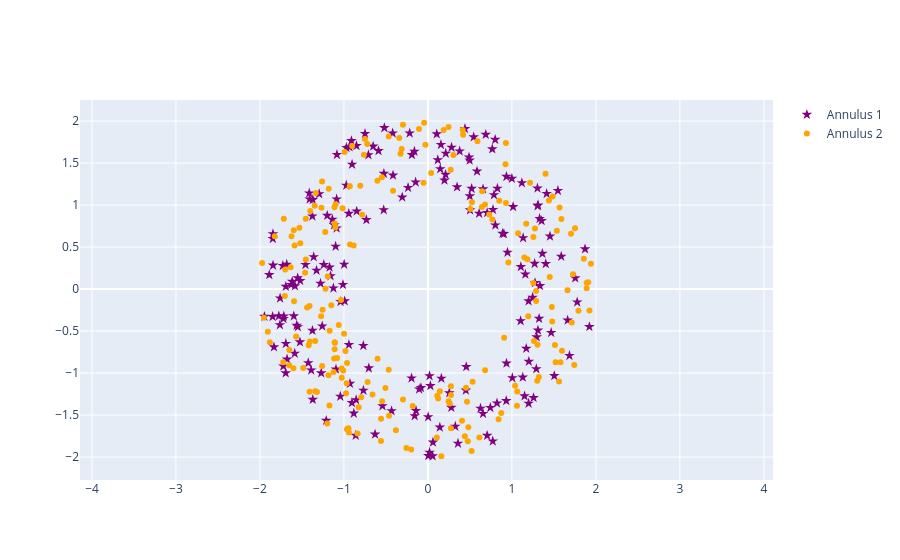

The notebook cell this image was saved under:
### Markdown cell above
Here's two point clouds, each pulled from an annulus with $N = 200, r = 1, R = 2$ and draw their one-dimensional persistence diagrams on top of each other.

### Code cell
P1 = gPC.Annulus(200,1,2)
P2 = gPC.Annulus(200,1,2)

fig = go.Figure()
fig.add_trace(go.Scatter(x=P1[:,0], y=P1[:,1], mode='markers', marker=dict(symbol='star', color='purple', size=8), name='Annulus 1'))
fig.add_trace(go.Scatter(x=P2[:,0], y=P2[:,1], mode='markers', marker=dict(symbol='circle', color='orange', size=6), name='Annulus 2'))
fig.update_layout(yaxis_scaleanchor='x', yaxis_scaleratio=1)
fig.show()

### Figure 1 — Plotly figure (JSON) as saved in the notebook; plotly's stock layout.template omitted (floating-point values rounded to 4 significant figures; data arrays with more than 128 entries replaced by an {"elided": "..."} marker saying what was removed)
{"data": [{"marker": {"color": "purple", "size": 8, "symbol": "star"}, "mode": "markers", "name": "Annulus 1", "type": "scatter", "x": {"elided": "200 float values"}, "y": {"elided": "200 float values"}}, {"marker": {"color": "orange", "size": 6, "symbol": "circle"}, "mode": "markers", "name": "Annulus 2", "type": "scatter", "x": {"elided": "200 float values"}, "y": {"elided": "200 float values"}}], "layout": {"yaxis": {"scaleanchor": "x", "scaleratio": 1}}}
